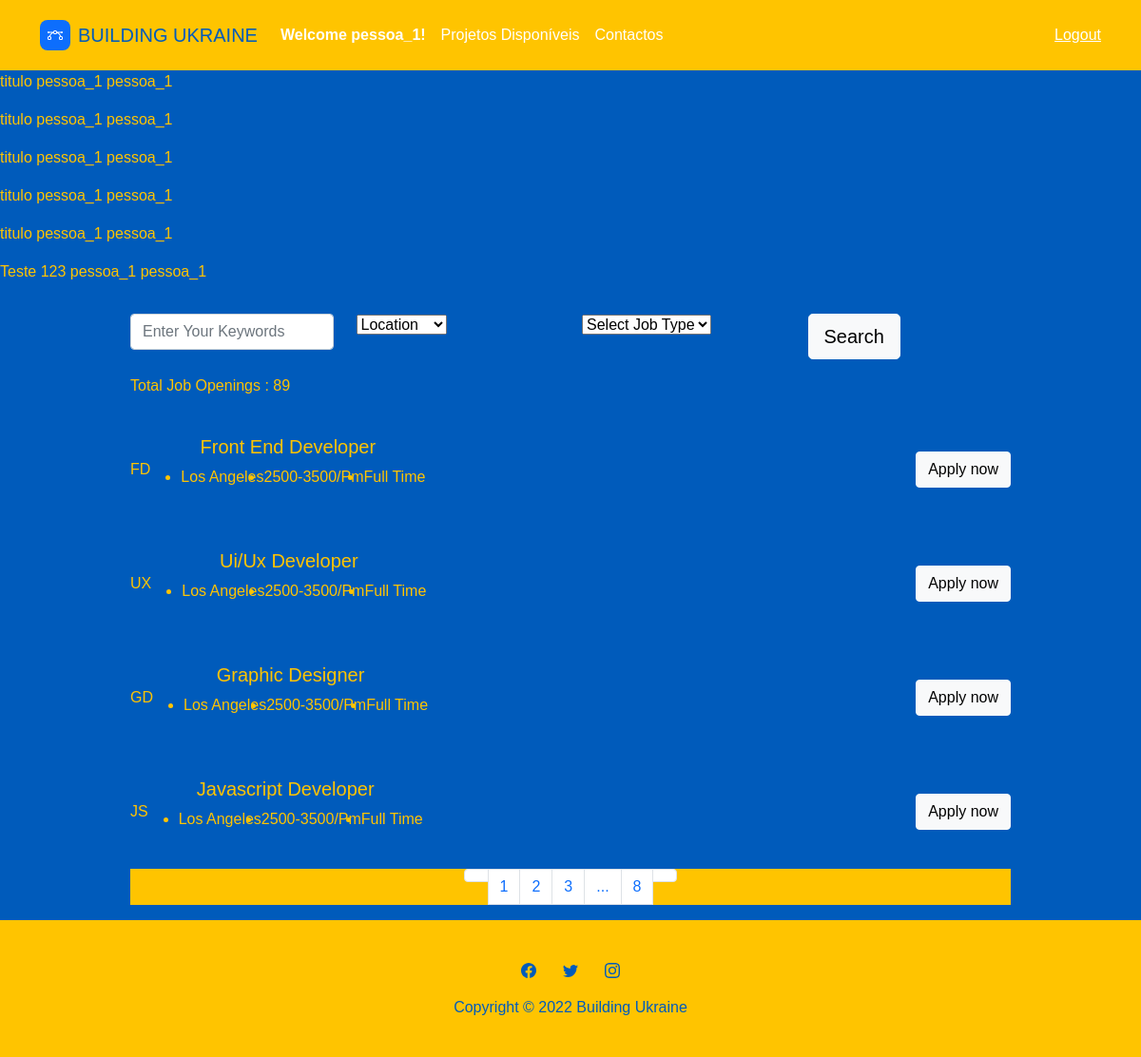
The app's page /slavaukraine/reserved/view_my_messages (signed in) with its own data.
### slavaukraine/models.py (models this page shows, shortened)
class Person(AbstractBaseUser):
    MALE='Male'
    FEMALE='Female'
    BINARY='Binary'
    NONBINARY='Nonbinary'
    OTHER='Other'
    GENDER = [
        (MALE,'Male'),
        (FEMALE,'Female'),
        (BINARY,'Binary'),
        (NONBINARY,'Nonbinary'),
        (OTHER,'Other'),
    ]
    email                       =models.EmailField(verbose_name="email", max_length=60, unique=True)
    username                    =models.CharField(max_length=30, unique=True)
    profile_image               =models.ImageField(null=True,blank=True)
    taxnumber                   =models.CharField( unique=True, max_length=10, validators=[RegexValidator(r'^\d{1,10}$')])
    date_joined                 =models.DateTimeField(verbose_name='date joined', auto_now_add=True)
    last_login                  =models.DateTimeField(verbose_name='last login', auto_now=True)
    is_admin                    =models.BooleanField(default=False)
    is_active                   = models.BooleanField(default=True)
    is_staff                    = models.BooleanField(default=False)
    is_superuser                = models.BooleanField(default=False)
    is_enterprise               = models.BooleanField(null=True, blank=True)
    is_person                   = models.BooleanField(null=True, blank=True)
    first_name                  = models.CharField(max_length=30,null=True, blank=True)
    last_name                   = models.CharField(max_length=30,null=True, blank=True)
    gender                      = models.CharField(max_length=10,choices=GENDER,null=True, blank=True)
    address                     = models.CharField(max_length=150,null=True, blank=True)
    birth                       = models.DateField(null=True, blank=True)
    USERNAME_FIELD = 'email'
    REQUIRED_FIELDS = ['username', ]
    objects = MyPersonManager()
    class Meta:
        abstract = False
        verbose_name= "Utilizadores singulares"
        verbose_name_plural= "Utilizadores singulares"

class TopicMessage(models.Model):
    subjet = models.CharField(max_length=150)
    sender = models.ForeignKey(Person,on_delete=models.CASCADE,related_name='sender_top')
    receiver = models.ForeignKey(Person,on_delete=models.CASCADE,related_name='receiver_top')
    isRead = models.BooleanField(null=False, blank=False)
    date = models.DateTimeField(auto_now_add=True)
    class Meta:
        verbose_name= "Mensage"
        verbose_name_plural= "Mensagens"

### slavaukraine/views.py (the view)
# urls.py: path("reserved/view_my_messages", views.viewMessages, name="view_my_messages"),
def viewMessages(request):
    if True: #getUser(request):
        list = TopicMessage.objects.filter(Q(sender=request.user) | Q(receiver=request.user)).order_by('-date')
        context = {
            'list' : list
        }
        print("chegou")
        return render(request, 'slavaukraine/viewMessages_test.html', context)
    else:
        return home_screen(request)  # vai para a home

### slavaukraine/templates/slavaukraine/viewMessages_test.html (shortened to what this page needs)
{% extends "slavaukraine/template.html" %}
{% load static %}
{% block main %}
    {% for message in list %}
<p>
    {{ message.subjet }}
        {{ message.sender.first_name }}
    {{ message.receiver.first_name }} </p>
    {% endfor %}
    <div class="container">
        <div class="row">
            <div class="col-lg-10 mx-auto">
                <div class="career-search mb-60">
                    <form action="#" class="career-form mb-60">
                        <div class="row">
                            <div class="col-md-6 col-lg-3 my-3">
                                <div class="input-group position-relative">
                                    <input type="text" class="form-control" placeholder="Enter Your Keywords"
                                           id="keywords">
                                </div>
                            </div>
                            <div class="col-md-6 col-lg-3 my-3">
                                <div class="select-container">
                                    <select class="custom-select">
                                        <option selected="">Location</option>
                                    </select>
                                </div>
                            </div>
                            <div class="col-md-6 col-lg-3 my-3">
                                <div class="select-container">
                                    <select class="custom-select">
                                        <option selected="">Select Job Type</option>
                                    </select>
                                </div>
                            </div>
                            <div class="col-md-6 col-lg-3 my-3">
                                <button type="button" class="btn btn-lg btn-block btn-light btn-custom"
                                        id="contact-submit">
                                    Search
                                </button>
                            </div>
                        </div>
                    </form>
                    <div class="filter-result">
                        <p class="mb-30 ff-montserrat">Total Job Openings : 89</p>
                        <div class="job-box d-md-flex align-items-center justify-content-between mb-30">
                            <div class="job-left my-4 d-md-flex align-items-center flex-wrap">
                                <div class="img-holder mr-md-4 mb-md-0 mb-4 mx-auto mx-md-0 d-md-none d-lg-flex">
                                    FD
                                </div>
                                <div class="job-content">
                                    <h5 class="text-center text-md-left">Front End Developer</h5>
                                    <ul class="d-md-flex flex-wrap text-capitalize ff-open-sans">
                                        <li class="mr-md-4">
                                             Los Angeles
                                        </li>
                                        <li class="mr-md-4">
                                             2500-3500/pm
                                        </li>
                                        <li class="mr-md-4">
                                             Full Time
                                        </li>
                                    </ul>
                                </div>
                            </div>
                            <div class="job-right my-4 flex-shrink-0">
                                <a href="#" class="btn d-block w-100 d-sm-inline-block btn-light">Apply now</a>
                            </div>
                        </div>
                        <div class="job-box d-md-flex align-items-center justify-content-between mb-30">
                            <div class="job-left my-4 d-md-flex align-items-center flex-wrap">
                                <div class="img-holder mr-md-4 mb-md-0 mb-4 mx-auto mx-md-0 d-md-none d-lg-flex">
                                    UX
                                </div>
                                <div class="job-content">
                                    <h5 class="text-center text-md-left">Ui/Ux Developer</h5>
                                    <ul class="d-md-flex flex-wrap text-capitalize ff-open-sans">
                                        <li class="mr-md-4">
                                             Los Angeles
                                        </li>
                                        <li class="mr-md-4">
                                             2500-3500/pm
                                        </li>
                                        <li class="mr-md-4">
                                             Full Time
                                        </li>
                                    </ul>
                                </div>
                            </div>
                            <div class="job-right my-4 flex-shrink-0">
                                <a href="#" class="btn d-block w-100 d-sm-inline-block btn-light">Apply now</a>
                            </div>
                        </div>
                        <div class="job-box d-md-flex align-items-center justify-content-between mb-30">
                            <div class="job-left my-4 d-md-flex align-items-center flex-wrap">
                                <div class="img-holder mr-md-4 mb-md-0 mb-4 mx-auto mx-md-0 d-md-none d-lg-flex">
                                    GD
                                </div>
                                <div class="job-content">
                                    <h5 class="text-center text-md-left">Graphic Designer</h5>
                                    <ul class="d-md-flex flex-wrap text-capitalize ff-open-sans">
                                        <li class="mr-md-4">
                                             Los Angeles
                                        </li>
                                        <li class="mr-md-4">
                                             2500-3500/pm
                                        </li>
                                        <li class="mr-md-4">
                                             Full Time
                                        </li>
                                    </ul>
                                </div>
                            </div>
                            <div class="job-right my-4 flex-shrink-0">
                                <a href="#" class="btn d-block w-100 d-sm-inline-block btn-light">Apply now</a>
                            </div>
                        </div>
                        <div class="job-box d-md-flex align-items-center justify-content-between mb-30">
                            <div class="job-left my-4 d-md-flex align-items-center flex-wrap">
                                <div class="img-holder mr-md-4 mb-md-0 mb-4 mx-auto mx-md-0 d-md-none d-lg-flex">
                                    JS
                                </div>
                                <div class="job-content">
                                    <h5 class="text-center text-md-left">Javascript Developer</h5>
                                    <ul class="d-md-flex flex-wrap text-capitalize ff-open-sans">
                                        <li class="mr-md-4">
                                             Los Angeles
                                        </li>
                                        <li class="mr-md-4">
                                             2500-3500/pm
                                        </li>
                                        <li class="mr-md-4">
                                             Full Time
                                        </li>
                                    </ul>
                                </div>
                            </div>
                            <div class="job-right my-4 flex-shrink-0">
                                <a href="#" class="btn d-block w-100 d-sm-inline-block btn-light">Apply now</a>
                            </div>
                        </div>
                    </div>
                </div>
                <nav aria-label="Page navigation">
                    <ul class="pagination pagination-reset justify-content-center">
                        <li class="page-item disabled">
                            <a class="page-link" href="#" tabindex="-1" aria-disabled="true">
                            </a>
                        </li>
                        <li class="page-item"><a class="page-link" href="#">1</a></li>
                        <li class="page-item d-none d-md-inline-block"><a class="page-link" href="#">2</a></li>
                        <li class="page-item d-none d-md-inline-block"><a class="page-link" href="#">3</a></li>
                        <li class="page-item"><a class="page-link" href="#">...</a></li>
                        <li class="page-item"><a class="page-link" href="#">8</a></li>
                        <li class="page-item">
                            <a class="page-link" href="#">
                            </a>
                        </li>
                    </ul>
                </nav>
            </div>
        </div>
    </div>
{% endblock %}

### slavaukraine/templates/slavaukraine/template.html (shortened to what this page needs)
{% load static %}
<!DOCTYPE html>
<html lang="pt-pt">
{% block head %}
    <head>
        <link rel="stylesheet" href={% static "slavaukraine/assets/bootstrap/css/bootstrap.min.css" %}>
        <link rel="stylesheet" href={% static "slavaukraine/assets/css/Hero-Carousel.css" %}>
        <link rel="stylesheet" href={% static "slavaukraine/assets/css/Navbar-With-Button.css" %}>
        <link rel="stylesheet" href={% static "slavaukraine/assets/css/styles.css" %}>
    </head>
{% endblock %}
<body>
{% block navbar %}
    <nav class="navbar navbar-light navbar-expand-md py-3">
        <div class="container"><a class="navbar-brand d-flex align-items-center"
                                  href="{% url 'slavaukraine:home' %}"><span
                class="bs-icon-sm bs-icon-rounded bs-icon-primary d-flex justify-content-center align-items-center me-2 bs-icon"></span><span class="color-uk">BUILDING UKRAINE</span></a>
            <div class="collapse navbar-collapse color-uk" id="navcol-1">
                <ul class="navbar-nav me-auto">
                <br>
                    {% if user.is_authenticated %}
                        <li class="nav-item"><a class="nav-link active color-uk-w-b" href="#">    Welcome {{ user.username }}!     </a></li>
                    {% else %}
                        <li class="nav-item"><a class="nav-link active color-uk-w"
                                                href="{% url 'slavaukraine:registerperson' %}">Seja Voluntário</a></li>
                        <li class="nav-item"><a class="nav-link active color-uk-w" href="{% url 'slavaukraine:registerenterprise' %}">A minha empresa quer ajudar!</a></li>
                    {% endif %}
                    <li class="nav-item"><a class="nav-link active color-uk-w" href="#">Projetos Disponíveis</a></li>
                    <li class="nav-item"><a class="nav-link active color-uk-w" href="{% url 'slavaukraine:contacts' %}">Contactos</a>
                    </li>
                </ul>
                {% if user.is_authenticated %}
                    <a class="color-uk-w" href="{% url 'slavaukraine:logout' %}">Logout</a>
                {% else %}
                    <a class="color-uk-w" href="{% url 'slavaukraine:login' %}">Login</a> |
                    <a class="color-uk-w" href="{% url 'slavaukraine:registerperson' %}">Registo</a>
                {% endif %}
            </div>
        </div>
    </nav>
{% endblock %}
{% block main %}
{% endblock %}
{% block footer %}
    <footer class="text-center footer-configurations">
        <div class="container text-muted py-4">
            <ul class="list-inline color-uk">
                <li class="list-inline-item me-4">
                </li>
                <li class="list-inline-item me-4">
                </li>
                <li class="list-inline-item">
                </li>
            </ul>
            <p class="mb-0 color-uk">Copyright © 2022 Building Ukraine</p>
        </div>
    </footer>
{% endblock %}
</body>
</html>

### slavaukraine/static/slavaukraine/assets/css/Navbar-With-Button.css (style rules this page uses)
.bs-icon { --bs-icon-size: .75rem; display: flex; flex-shrink: 0; justify-content: center; align-items: center; font-size: var(--bs-icon-size); width: calc(var(--bs-icon-size) * 2); height: calc(var(--bs-icon-size) * 2); color: var(--bs-primary); }
.bs-icon-sm { --bs-icon-size: 1rem; }
.bs-icon.bs-icon-primary { color: var(--bs-white); background: var(--bs-primary); }
.bs-icon.bs-icon-rounded { border-radius: .5rem; }

### slavaukraine/static/slavaukraine/assets/css/styles.css (style rules this page uses)
html { color: #ffc400; }
body { color: #ffc400 !important; background: #005BBB !important; font-family: Helvetica, sans-serif }
nav { background: #ffc400; }
.color-uk { color: #005BBB !important; }
.color-uk-w { color: #ffffff !important; }
.color-uk-w-b { color: #ffffff !important; font-weight: bold; }
.footer-configurations { color: #005BBB !important; background: #ffc400 !important; height: auto !important; padding: 1rem; }

### records on screen
Person: username "pessoa_1"
TopicMessage: subjet "titulo", sender.first_name "pessoa_1", receiver.first_name "pessoa_1"
TopicMessage: subjet "titulo", sender.first_name "pessoa_1", receiver.first_name "pessoa_1"
TopicMessage: subjet "titulo", sender.first_name "pessoa_1", receiver.first_name "pessoa_1"
TopicMessage: subjet "titulo", sender.first_name "pessoa_1", receiver.first_name "pessoa_1"
TopicMessage: subjet "titulo", sender.first_name "pessoa_1", receiver.first_name "pessoa_1"
TopicMessage: subjet "Teste 123", sender.first_name "pessoa_1", receiver.first_name "pessoa_1"
